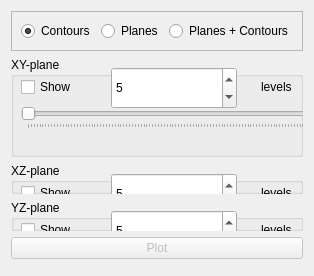
              <widget class="QWidget" name="tab_4">
               <attribute name="title">
                <string>Contours</string>
               </attribute>
               <layout class="QVBoxLayout" name="verticalLayout_5">
                <item>
                 <widget class="QFrame" name="frame_9">
                  <property name="minimumSize">
                   <size>
                    <width>0</width>
                    <height>40</height>
                   </size>
                  </property>
                  <property name="maximumSize">
                   <size>
                    <width>16777215</width>
                    <height>40</height>
                   </size>
                  </property>
                  <property name="frameShape">
                   <enum>QFrame::StyledPanel</enum>
                  </property>
                  <property name="frameShadow">
                   <enum>QFrame::Raised</enum>
                  </property>
                  <layout class="QHBoxLayout" name="horizontalLayout_6">
                   <item>
                    <widget class="QRadioButton" name="FormActionsPostRadioContour">
                     <property name="text">
                      <string>Contours</string>
                     </property>
                     <property name="checked">
                      <bool>true</bool>
                     </property>
                    </widget>
                   </item>
                   <item>
                    <widget class="QRadioButton" name="FormActionsPostRadioColorPlane">
                     <property name="text">
                      <string>Planes</string>
                     </property>
                    </widget>
                   </item>
                   <item>
                    <widget class="QRadioButton" name="FormActionsPostRadioColorPlaneContours">
                     <property name="text">
                      <string>Planes + Contours</string>
                     </property>
                    </widget>
                   </item>
                  </layout>
                 </widget>
                </item>
                <item>
                 <widget class="QGroupBox" name="groupBox_4">
                  <property name="minimumSize">
                   <size>
                    <width>0</width>
                    <height>100</height>
                   </size>
                  </property>
                  <property name="maximumSize">
                   <size>
                    <width>16777215</width>
                    <height>150</height>
                   </size>
                  </property>
                  <property name="title">
                   <string>XY-plane</string>
                  </property>
                  <widget class="QSlider" name="FormActionsPostSliderContourXY">
                   <property name="geometry">
                    <rect>
                     <x>10</x>
                     <y>50</y>
                     <width>301</width>
                     <height>22</height>
                    </rect>
                   </property>
                   <property name="orientation">
                    <enum>Qt::Horizontal</enum>
                   </property>
                   <property name="tickPosition">
                    <enum>QSlider::TicksBelow</enum>
                   </property>
                  </widget>
                  <widget class="QCheckBox" name="FormActionsPostCheckContourXY">
                   <property name="geometry">
                    <rect>
                     <x>10</x>
                     <y>20</y>
                     <width>71</width>
                     <height>20</height>
                    </rect>
                   </property>
                   <property name="text">
                    <string>Show</string>
                   </property>
                  </widget>
                  <widget class="QLabel" name="label_11">
                   <property name="geometry">
                    <rect>
                     <x>250</x>
                     <y>20</y>
                     <width>61</width>
                     <height>19</height>
                    </rect>
                   </property>
                   <property name="text">
                    <string>levels</string>
                   </property>
                  </widget>
                  <widget class="QLabel" name="FormActionsPostLabelContourXYposition">
                   <property name="geometry">
                    <rect>
                     <x>10</x>
                     <y>80</y>
                     <width>301</width>
                     <height>16</height>
                    </rect>
                   </property>
                   <property name="text">
                    <string/>
                   </property>
                  </widget>
                  <widget class="QSpinBox" name="FormActionsPostLabelSurfaceNcontoursXY">
                   <property name="geometry">
                    <rect>
                     <x>100</x>
                     <y>10</y>
                     <width>126</width>
                     <height>42</height>
                    </rect>
                   </property>
                   <property name="value">
                    <number>5</number>
                   </property>
                  </widget>
                 </widget>
                </item>
                <item>
                 <widget class="QGroupBox" name="groupBox_7">
                  <property name="title">
                   <string>XZ-plane</string>
                  </property>
                  <widget class="QSlider" name="FormActionsPostSliderContourXZ">
                   <property name="geometry">
                    <rect>
                     <x>10</x>
                     <y>50</y>
                     <width>301</width>
                     <height>22</height>
                    </rect>
                   </property>
                   <property name="orientation">
                    <enum>Qt::Horizontal</enum>
                   </property>
                   <property name="tickPosition">
                    <enum>QSlider::TicksBelow</enum>
                   </property>
                  </widget>
                  <widget class="QCheckBox" name="FormActionsPostCheckContourXZ">
                   <property name="geometry">
                    <rect>
                     <x>10</x>
                     <y>20</y>
                     <width>81</width>
                     <height>20</height>
                    </rect>
                   </property>
                   <property name="text">
                    <string>Show</string>
                   </property>
                  </widget>
                  <widget class="QLabel" name="FormActionsPostLabelContourXZposition">
                   <property name="geometry">
                    <rect>
                     <x>10</x>
                     <y>80</y>
                     <width>301</width>
                     <height>16</height>
                    </rect>
                   </property>
                   <property name="text">
                    <string/>
                   </property>
                  </widget>
                  <widget class="QLabel" name="label_12">
                   <property name="geometry">
                    <rect>
                     <x>250</x>
                     <y>20</y>
                     <width>71</width>
                     <height>19</height>
                    </rect>
                   </property>
                   <property name="text">
                    <string>levels</string>
                   </property>
                  </widget>
                  <widget class="QSpinBox" name="FormActionsPostLabelSurfaceNcontoursXZ">
                   <property name="geometry">
                    <rect>
                     <x>100</x>
                     <y>10</y>
                     <width>126</width>
                     <height>42</height>
                    </rect>
                   </property>
                   <property name="value">
                    <number>5</number>
                   </property>
                  </widget>
                 </widget>
                </item>
                <item>
                 <widget class="QGroupBox" name="groupBox_5">
                  <property name="title">
                   <string>YZ-plane</string>
                  </property>
                  <widget class="QSlider" name="FormActionsPostSliderContourYZ">
                   <property name="geometry">
                    <rect>
                     <x>10</x>
                     <y>50</y>
                     <width>301</width>
                     <height>22</height>
                    </rect>
                   </property>
                   <property name="orientation">
                    <enum>Qt::Horizontal</enum>
                   </property>
                   <property name="tickPosition">
                    <enum>QSlider::TicksBelow</enum>
                   </property>
                  </widget>
                  <widget class="QCheckBox" name="FormActionsPostCheckContourYZ">
                   <property name="geometry">
                    <rect>
                     <x>10</x>
                     <y>20</y>
                     <width>81</width>
                     <height>20</height>
                    </rect>
                   </property>
                   <property name="text">
                    <string>Show</string>
                   </property>
                  </widget>
                  <widget class="QLabel" name="FormActionsPostLabelContourYZposition">
                   <property name="geometry">
                    <rect>
                     <x>10</x>
                     <y>80</y>
                     <width>301</width>
                     <height>16</height>
                    </rect>
                   </property>
                   <property name="text">
                    <string/>
                   </property>
                  </widget>
                  <widget class="QLabel" name="label_13">
                   <property name="geometry">
                    <rect>
                     <x>250</x>
                     <y>20</y>
                     <width>61</width>
                     <height>19</height>
                    </rect>
                   </property>
                   <property name="text">
                    <string>levels</string>
                   </property>
                  </widget>
                  <widget class="QSpinBox" name="FormActionsPostLabelSurfaceNcontoursYZ">
                   <property name="geometry">
                    <rect>
                     <x>100</x>
                     <y>10</y>
                     <width>126</width>
                     <height>42</height>
                    </rect>
                   </property>
                   <property name="value">
                    <number>5</number>
                   </property>
                  </widget>
                 </widget>
                </item>
                <item>
                 <widget class="QPushButton" name="FormActionsPostButContour">
                  <property name="enabled">
                   <bool>false</bool>
                  </property>
                  <property name="text">
                   <string>Plot</string>
                  </property>
                 </widget>
                </item>
                <item>
                 <widget class="QFrame" name="frame_14">
                  <property name="frameShape">
                   <enum>QFrame::StyledPanel</enum>
                  </property>
                  <property name="frameShadow">
                   <enum>QFrame::Raised</enum>
                  </property>
                 </widget>
                </item>
               </layout>
              </widget>
